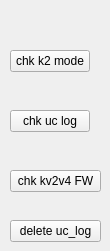
            <widget class="QWidget" name="coap">
             <widget class="QPushButton" name="pushButton">
              <property name="geometry">
               <rect>
                <x>10</x>
                <y>50</y>
                <width>80</width>
                <height>22</height>
               </rect>
              </property>
              <property name="text">
               <string>chk k2 mode</string>
              </property>
             </widget>
             <widget class="QPushButton" name="pushButton_2">
              <property name="geometry">
               <rect>
                <x>10</x>
                <y>110</y>
                <width>80</width>
                <height>22</height>
               </rect>
              </property>
              <property name="text">
               <string>chk uc log</string>
              </property>
             </widget>
             <widget class="QPushButton" name="pushButton_3">
              <property name="geometry">
               <rect>
                <x>10</x>
                <y>170</y>
                <width>91</width>
                <height>22</height>
               </rect>
              </property>
              <property name="text">
               <string>chk kv2v4 FW</string>
              </property>
             </widget>
             <widget class="QPushButton" name="pushButton_8">
              <property name="geometry">
               <rect>
                <x>10</x>
                <y>220</y>
                <width>91</width>
                <height>22</height>
               </rect>
              </property>
              <property name="text">
               <string>delete uc_log</string>
              </property>
             </widget>
            </widget>
